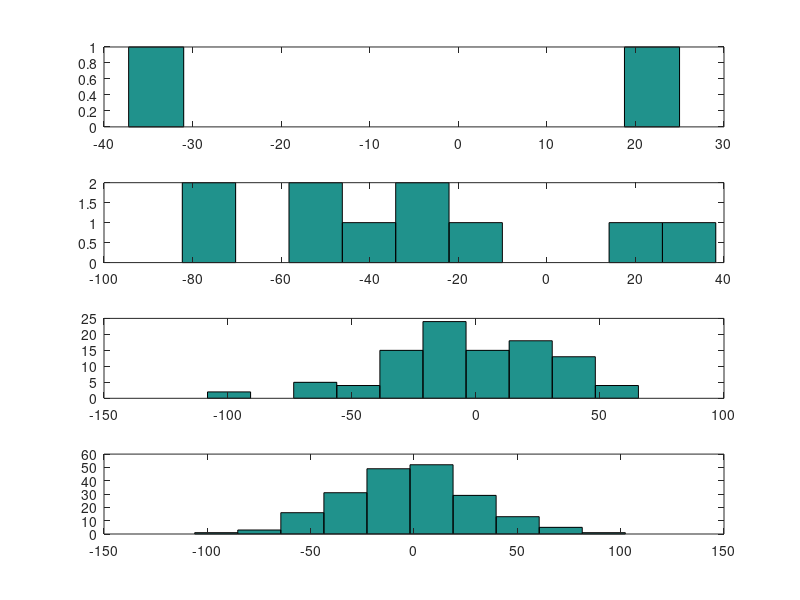

Source code (MATLAB):

#{
Generate 1000 set of 2, 10, 100 and 200 samples of random numbers
uniform distribution, zero mean, variance one. Calculate the sum of each set. 
Then use std, mean, and hist for verify Central Limit Theorem.
#}

###Variance (1/12)*(b-a)^2
###Mean (b+a)/2
##If a=0
clear all
clc
variance=1;
a=0;
b=sqrt(variance*12);


M2=b*(0.5-rand(1000,2));
M10=b*(0.5-rand(1000,10));
M100=b*(0.5-rand(1000,100));
M200=b*(0.5-rand(1000,200));


v2=sum(M2(:,:));
v10=sum(M10(:,:));
v100=sum(M100(:,:));
v200=sum(M200(:,:));

sd2=std(v2);
sd10=std(v10);
sd100=std(v100);
sd200=std(v200);
m2=mean(v2);
m10=mean(v10);
m100=mean(v100);
m200=mean(v200);

m_v=[m2 m10 m100 m200]
s_d=[sd2 sd10 sd100 sd200]

subplot (4, 1, 1)
hist(v2);
subplot (4, 1, 2)
hist(v10);
subplot (4, 1, 3)
hist(v100)
subplot (4, 1, 4)
hist(v200);
